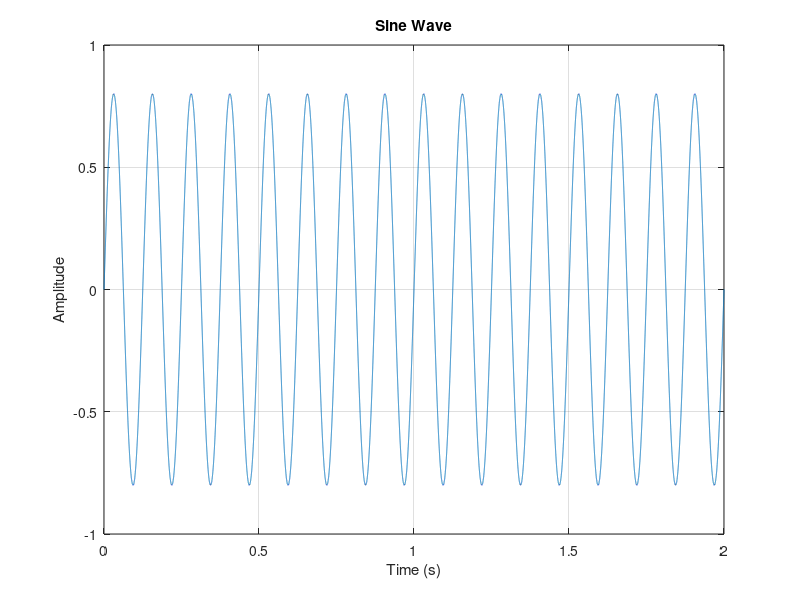

Recreate this plot in MATLAB.
% Sine Wave Generator
% Parameters
fs = 44100;        % Sampling frequency (Hz)
duration = 2;      % Duration (seconds)
frequency = 4;   % Sine wave frequency (Hz)
amplitude = 0.8;   % Amplitude (0 to 1)

% Generate time vector
t = linspace(0, duration, fs * duration);

% Generate sine wave
sineWave = amplitude * sin(4 * pi * frequency * t);

% Save as WAV file
audiowrite('sine_wave_4k.wav', sineWave, fs);

% Plot the waveform
plot(t, sineWave);
xlabel('Time (s)');
ylabel('Amplitude');
title('Sine Wave');
grid on;
